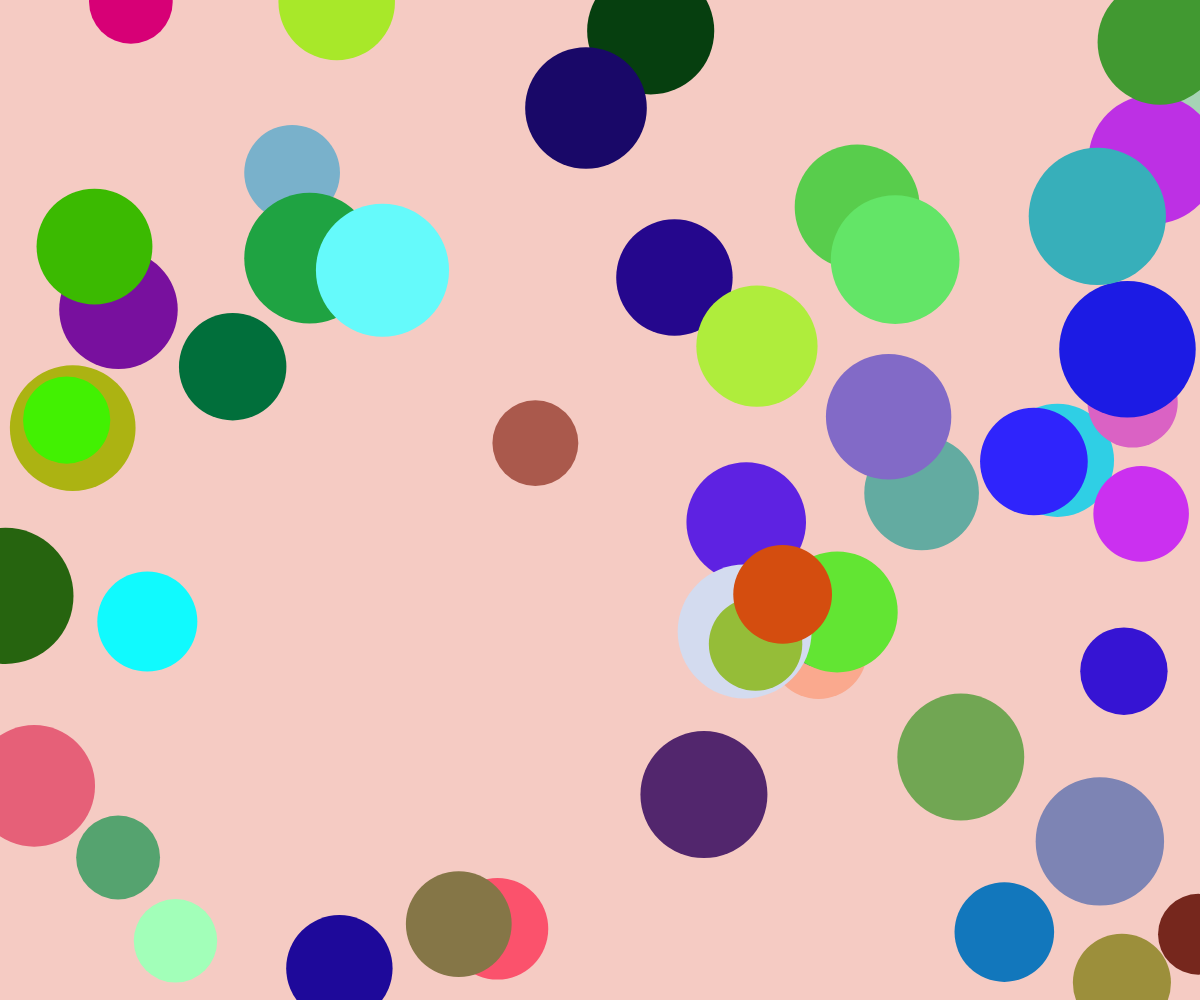
Frame 1 (no input)
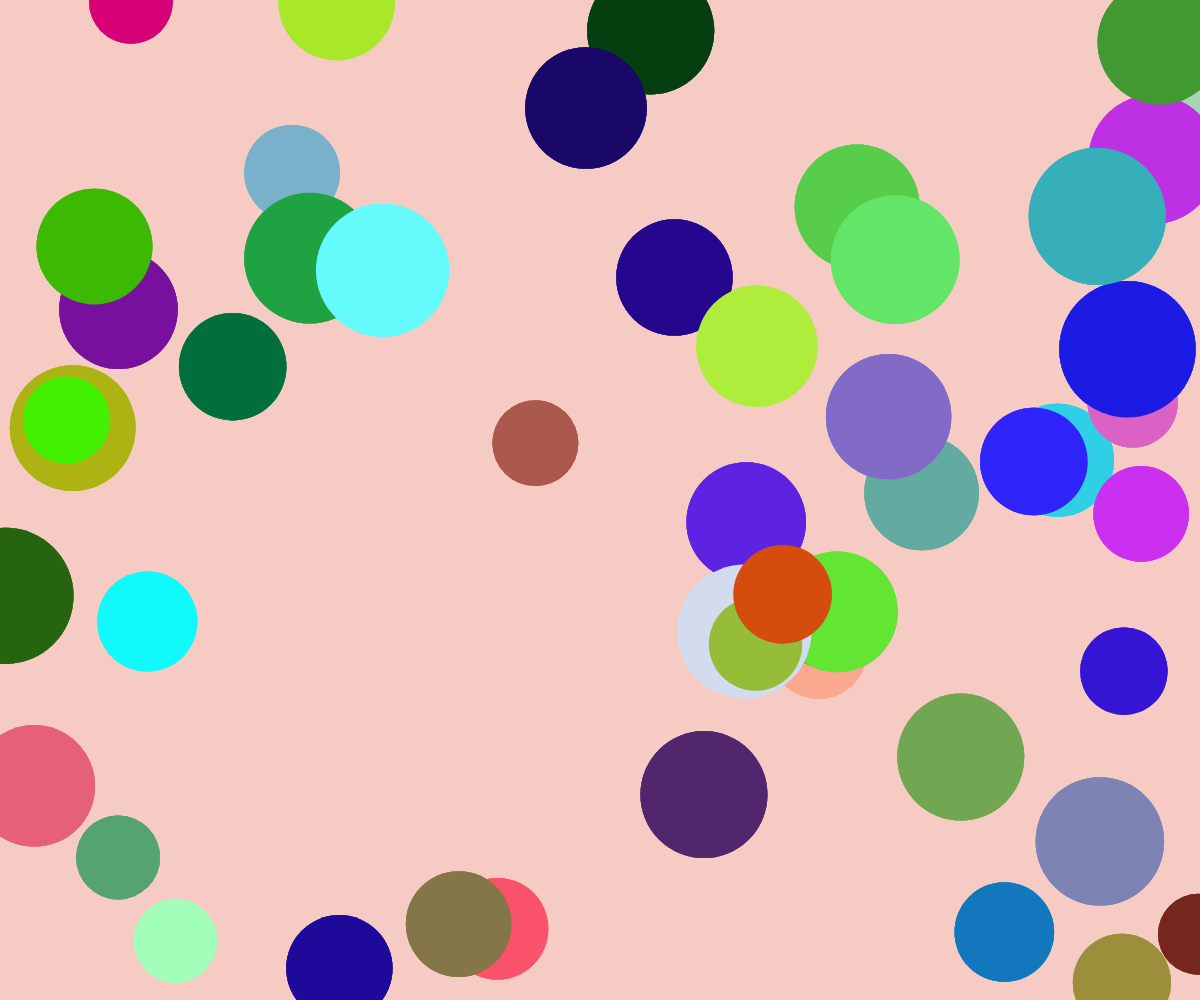
Frame 60 (no input)
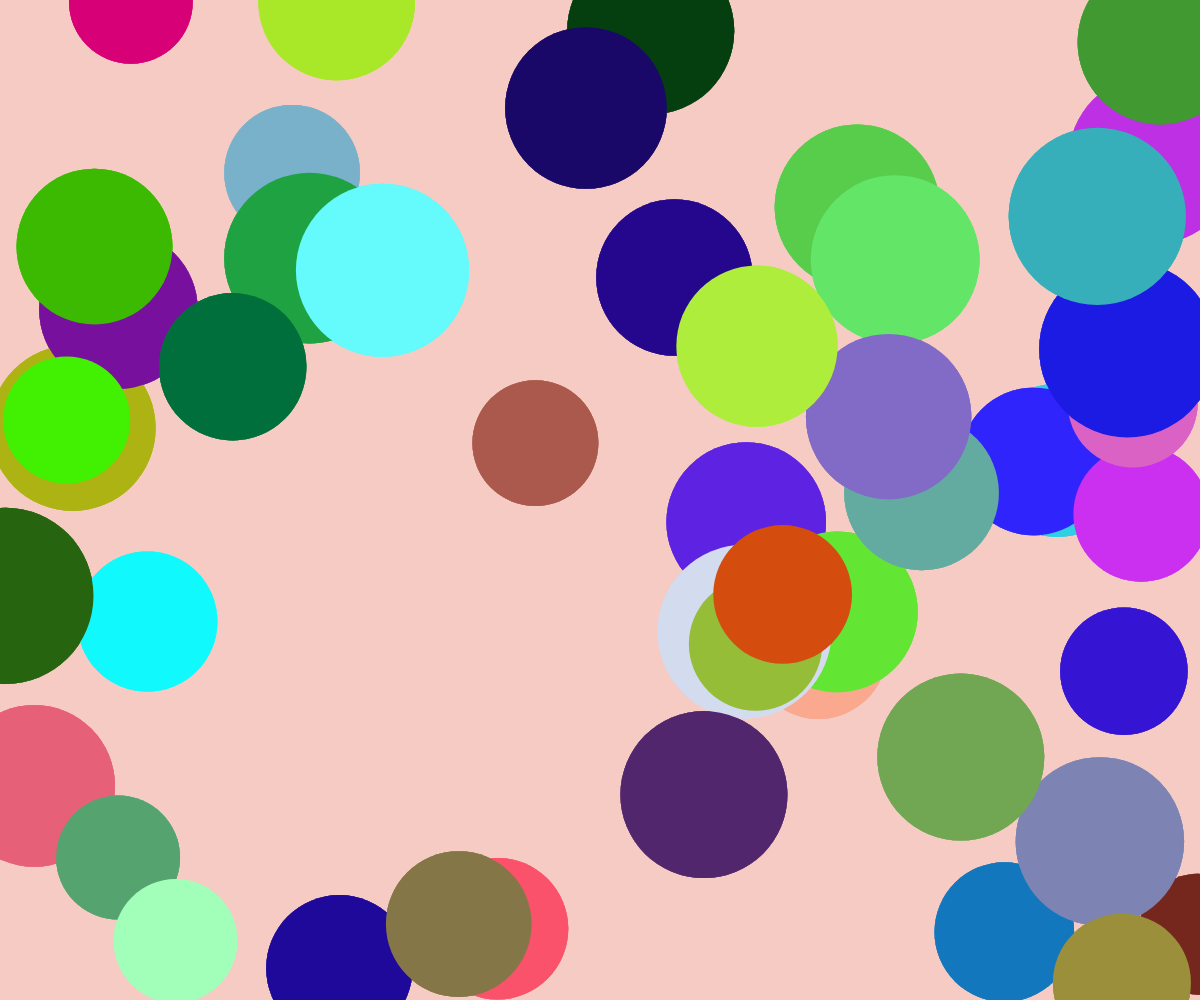
Frame 120 (the mouse pressed at the canvas centre since frame 60)

The p5.js sketch that drew these frames (run headless with seeded random() and noise() and a simulated clock; from frame 60 on, the mouse is pressed at the canvas centre):

// p5.js sketch
// ── sketch.js
let circles = [];

function setup() {
  createCanvas(windowWidth, windowHeight); // 全視窗畫布
  background('#f5cac3'); // 設定背景顏色

  // 生成 50 個圓的初始位置和顏色
  for (let i = 0; i < 50; i++) {
    circles.push({
      x: random(width),
      y: random(height),
      size: random(40, 100),
      color: color(random(255), random(255), random(255)) // 鮮豔顏色
    });
  }
}

function draw() {
  background(245, 202, 195, 50); // 使用 RGBA，最後一個參數為透明度（0-255）

  let sizeOffset = map(mouseX, 0, width, 40, 120);

  // 繪製所有圓
  for (let circle of circles) {
    fill(circle.color);
    noStroke();
    ellipse(circle.x, circle.y, circle.size + sizeOffset);
  }
}

function windowResized() {
  resizeCanvas(windowWidth, windowHeight); // 畫布隨視窗大小調整
}
